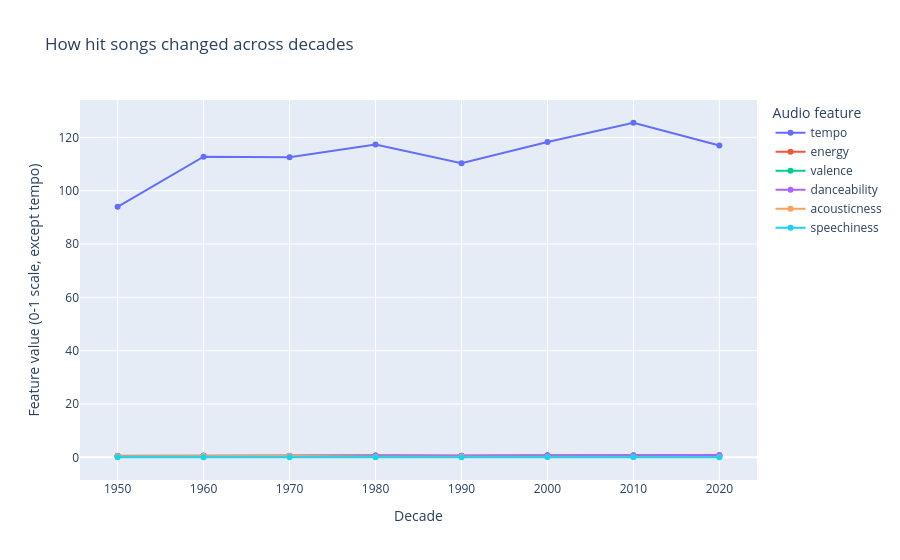

Notebook cell for this chart:
### Code cell
import plotly.express as px

decade_long = decade_avg.reset_index().melt(
    id_vars='decade', var_name='feature', value_name='score'
)

fig = px.line(
    decade_long,
    x='decade', y='score', color='feature',
    markers=True,
    title='How hit songs changed across decades'
)
fig.update_layout(
    xaxis_title='Decade', yaxis_title='Feature value (0-1 scale, except tempo)',
    legend_title='Audio feature'
)
fig.write_html(r"C:\Users\Jiyoon\billboard-project\visuals\animated_trends.html")
fig.show()

### Figure 1 — Plotly figure (JSON) as saved in the notebook; plotly's stock layout.template omitted (floating-point values rounded to 4 significant figures)
{"data": [{"hovertemplate": "feature=tempo<br>decade=%{x}<br>score=%{y}<extra></extra>", "legendgroup": "tempo", "line": {"color": "#636efa", "dash": "solid"}, "marker": {"symbol": "circle"}, "mode": "lines+markers", "name": "tempo", "orientation": "v", "showlegend": true, "type": "scatter", "x": [1950, 1960, 1970, 1980, 1990, 2000, 2010, 2020], "xaxis": "x", "y": [93.97, 112.8, 112.6, 117.3, 110.3, 118.3, 125.5, 117.0], "yaxis": "y"}, {"hovertemplate": "feature=energy<br>decade=%{x}<br>score=%{y}<extra></extra>", "legendgroup": "energy", "line": {"color": "#EF553B", "dash": "solid"}, "marker": {"symbol": "circle"}, "mode": "lines+markers", "name": "energy", "orientation": "v", "showlegend": true, "type": "scatter", "x": [1950, 1960, 1970, 1980, 1990, 2000, 2010, 2020], "xaxis": "x", "y": [0.402, 0.559, 0.478, 0.68, 0.575, 0.697, 0.644, 0.586], "yaxis": "y"}, {"hovertemplate": "feature=valence<br>decade=%{x}<br>score=%{y}<extra></extra>", "legendgroup": "valence", "line": {"color": "#00cc96", "dash": "solid"}, "marker": {"symbol": "circle"}, "mode": "lines+markers", "name": "valence", "orientation": "v", "showlegend": true, "type": "scatter", "x": [1950, 1960, 1970, 1980, 1990, 2000, 2010, 2020], "xaxis": "x", "y": [0.559, 0.706, 0.573, 0.675, 0.476, 0.676, 0.714, 0.642], "yaxis": "y"}, {"hovertemplate": "feature=danceability<br>decade=%{x}<br>score=%{y}<extra></extra>", "legendgroup": "danceability", "line": {"color": "#ab63fa", "dash": "solid"}, "marker": {"symbol": "circle"}, "mode": "lines+markers", "name": "danceability", "orientation": "v", "showlegend": true, "type": "scatter", "x": [1950, 1960, 1970, 1980, 1990, 2000, 2010, 2020], "xaxis": "x", "y": [0.466, 0.484, 0.493, 0.632, 0.554, 0.783, 0.768, 0.896], "yaxis": "y"}, {"hovertemplate": "feature=acousticness<br>decade=%{x}<br>score=%{y}<extra></extra>", "legendgroup": "acousticness", "line": {"color": "#FFA15A", "dash": "solid"}, "marker": {"symbol": "circle"}, "mode": "lines+markers", "name": "acousticness", "orientation": "v", "showlegend": true, "type": "scatter", "x": [1950, 1960, 1970, 1980, 1990, 2000, 2010, 2020], "xaxis": "x", "y": [0.399, 0.485, 0.532, 0.251, 0.275, 0.099, 0.111, 0.104], "yaxis": "y"}, {"hovertemplate": "feature=speechiness<br>decade=%{x}<br>score=%{y}<extra></extra>", "legendgroup": "speechiness", "line": {"color": "#19d3f3", "dash": "solid"}, "marker": {"symbol": "circle"}, "mode": "lines+markers", "name": "speechiness", "orientation": "v", "showlegend": true, "type": "scatter", "x": [1950, 1960, 1970, 1980, 1990, 2000, 2010, 2020], "xaxis": "x", "y": [0.069, 0.038, 0.037, 0.036, 0.032, 0.119, 0.089, 0.056], "yaxis": "y"}], "layout": {"legend": {"title": {"text": "Audio feature"}, "tracegroupgap": 0}, "title": {"text": "How hit songs changed across decades"}, "xaxis": {"anchor": "y", "domain": [0, 1], "title": {"text": "Decade"}}, "yaxis": {"anchor": "x", "domain": [0, 1], "title": {"text": "Feature value (0-1 scale, except tempo)"}}}}
